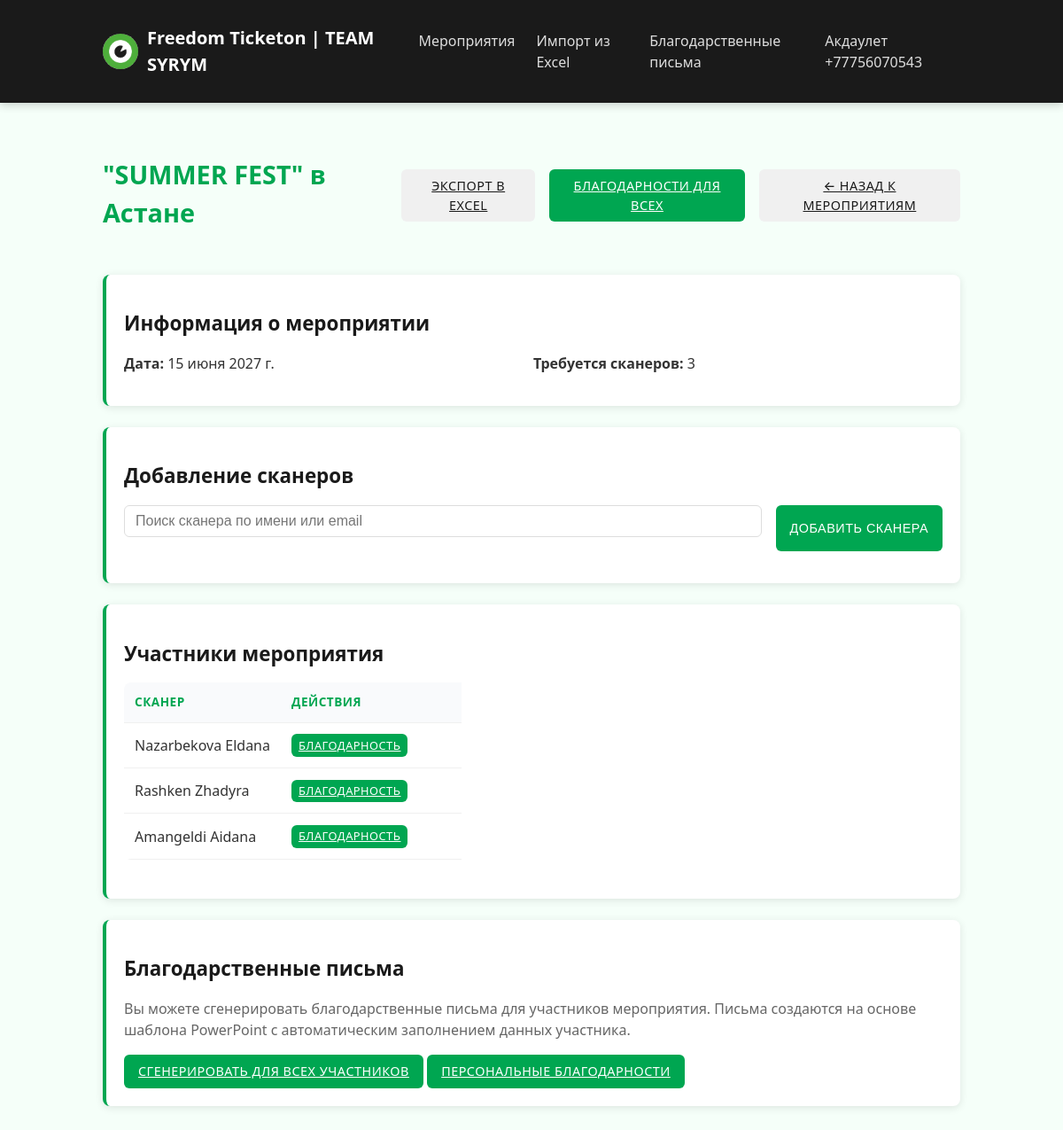
Page /events/254/edit/ (signed in) on the committed database.
### core/models.py (models this page shows, shortened)
class Event(models.Model):
    name = models.CharField(max_length=128)
    date = models.DateField()
    volunteers_required = models.PositiveIntegerField()
    leader = models.ForeignKey(User, on_delete=models.CASCADE)
    duration_hours = models.FloatField(null=True, blank=True, help_text="Длительность мероприятия в часах")

class EventParticipant(models.Model):
    event = models.ForeignKey(Event, on_delete=models.CASCADE, related_name='participants')
    volunteer = models.ForeignKey(Scanner, on_delete=models.CASCADE)
    is_late = models.BooleanField(default=False)
    late_minutes = models.PositiveIntegerField(null=True, blank=True)
    hours_awarded = models.FloatField(default=0)
    class Meta:
        unique_together = ('event', 'volunteer')

class Scanner(models.Model):
    first_name = models.CharField(max_length=64)
    last_name = models.CharField(max_length=64)
    email = models.EmailField(unique=True)

### core/views.py (the view, shortened to what this page needs)
# urls.py: path('events/<int:event_id>/edit/', event_edit, name='event_edit'),
@team_leader_required
def event_edit(request, event_id):
    event = Event.objects.get(id=event_id)
    all_scanners = Scanner.objects.all()
    participants = EventParticipant.objects.filter(event=event).select_related('volunteer')
    return render(request, 'core/event_edit.html', {
        'event': event,
        'all_scanners': all_scanners,
        'participants': participants,
        'is_creator': event.leader == request.user,
        'is_admin': request.user.is_staff
    })

### core/models.py (called while the page is built)
def is_team_leader(user):
    return user.groups.filter(name='Тимлидеры').exists()

### core/views.py (called while the page is built)
def is_team_leader_or_admin(user):
    return user.is_authenticated and (user.is_team_leader or user.is_staff)

### templates/core/event_edit.html (shortened to what this page needs)
{% extends 'base.html' %}
{% load custom_filters %}
{% block content %}
<div class="flex justify-between items-center mb-3">
    <h1>{{ event.name }}</h1>
    <div class="flex gap-2">
        <a href="{% url 'event_export' event.id %}" class="btn btn-secondary">Экспорт в Excel</a>
        <a href="{% url 'generate_all_certificates' event.id %}" class="btn btn-success">Благодарности для всех</a>
        <a href="{% url 'events' %}" class="btn btn-secondary">← Назад к мероприятиям</a>
    </div>
</div>
<div class="card mb-3">
    <h2>Информация о мероприятии</h2>
    <div class="flex mb-2">
        <div style="flex: 1;">
            <strong>Дата:</strong> {{ event.date }}
        </div>
        <div style="flex: 1;">
            <strong>Требуется сканеров:</strong> {{ event.volunteers_required }}
        </div>
    </div>
</div>
<div class="card mb-3">
    <h2 class="mb-2">Добавление сканеров</h2>
    <form id="add-volunteer-form" method="post" class="search-container mb-2">
        <div class="flex gap-2">
            <input id="volunteer-search" type="text" class="form-control" placeholder="Поиск сканера по имени или email" autocomplete="off" style="flex:1">
            <button name="add_volunteer" class="btn btn-primary" disabled id="add-volunteer-btn">Добавить сканера</button>
        </div>
    </form>
</div>
<div class="card mb-3">
    <h2 class="mb-2">Участники мероприятия</h2>
    {% if participants %}
    <form method="post">
        <table>
            <thead>
                <tr>
                    <th>Сканер</th>
                    <th style="width: 180px;">Действия</th>
                </tr>
            </thead>
            <tbody>
                {% for p in participants %}
                <tr>
                    <td>{{ p.volunteer.first_name }} {{ p.volunteer.last_name }}</td>
                    <td>
                        <a href="{% url 'generate_certificate' p.id %}" class="btn btn-success" style="font-size: 0.8rem; padding: 0.2rem 0.5rem;">Благодарность</a>
                    </td>
                </tr>
                {% endfor %}
            </tbody>
        </table>
    </form>
    {% else %}
    <p style="color: #666; text-align: center; padding: 1rem;">
        Пока нет добавленных сканеров
    </p>
    {% endif %}
</div>
<div class="card mt-3">
    <h2 class="mb-2">Благодарственные письма</h2>
    <p class="mb-2" style="color: #666;">
        Вы можете сгенерировать благодарственные письма для участников мероприятия.
        Письма создаются на основе шаблона PowerPoint с автоматическим заполнением данных участника.
    </p>
    <div>
        <a href="{% url 'generate_all_certificates' event.id %}" class="btn btn-success">Сгенерировать для всех участников</a>
        <a href="{% url 'scanner_certificates' %}" class="btn btn-primary">Персональные благодарности</a>
    </div>
</div>
{% endblock %}

### templates/base.html (shortened to what this page needs)
{% load static %}
<!DOCTYPE html>
<html lang="ru">
<head>
    <link rel="stylesheet" href="{% static 'css/main.css' %}">
</head>
<body>
    <nav class="navbar">
        <div class="container">
            <div class="navbar-top">
                <a href="{% url 'home' %}" class="navbar-brand">
                    <img src="{% static 'img/freedom_logo.jpg' %}" alt="Freedom Logo" class="logo">
                    <span class="brand-text">Freedom Ticketon | TEAM SYRYM</span>
                </a>
            </div>
            {% if user.is_authenticated %}
            <ul class="navbar-nav" id="mobileMenu">
                <li class="nav-item">
                    <a href="{% url 'events' %}" class="nav-link">Мероприятия</a>
                </li>
                <li class="nav-item">
                    <a href="{% url 'import_excel' %}" class="nav-link">Импорт из Excel</a>
                </li>
                <li class="nav-item">
                    <a href="{% url 'scanner_certificates' %}" class="nav-link">Благодарственные письма</a>
                </li>
                <li class="nav-item">
                    <span class="nav-link">{{ user.first_name }} {{ user.last_name }}</span>
                </li>
            </ul>
            {% endif %}
        </div>
    </nav>
    <div class="container mt-3">
        {% block content %}{% endblock %}
    </div>
</body>
</html>

### static/css/main.css (style rules this page uses)
:root { --primary-color: #00a651; --primary-hover: #008442; --accent-color: #4dc075; --light-color: #f5fff9; --dark-color: #1a1a1a; --gray-color: #f0f0f0; --text-color: #333; --danger-color: #d84040; --success-color: #00a651; }
body { font-family: "Segoe UI", -apple-system, BlinkMacSystemFont, Roboto, Oxygen, Ubuntu, sans-serif; background-color: var(--light-color); color: var(--text-color); line-height: 1.5; margin: 0; padding: 0; -webkit-font-smoothing: antialiased; -moz-osx-font-smoothing: grayscale; }
.container { width: 100%; max-width: 1000px; margin: 0 auto; padding: 1rem; box-sizing: border-box; }
.card { background: white; border-radius: 8px; box-shadow: 0 2px 10px rgba(0, 0, 0, 0.1); padding: 20px; margin-bottom: 20px; border-left: 4px solid var(--primary-color); overflow: hidden; }
h1, h2, h3 { color: var(--dark-color); font-weight: 600; word-wrap: break-word; }
h1 { font-size: 1.8rem; margin-bottom: 1.5rem; color: var(--primary-color); }
h2 { font-size: 1.4rem; margin-bottom: 1rem; color: var(--dark-color); }
.form-control { display: block; width: 100%; padding: 0.5rem 0.75rem; border: 1px solid #ddd; border-radius: 6px; margin-bottom: 1rem; font-size: 1rem; transition: all 0.2s ease; box-sizing: border-box; }
.btn { padding: 0.5rem 1rem; border-radius: 6px; border: none; cursor: pointer; font-weight: 500; transition: background-color 0.2s, transform 0.1s; text-transform: uppercase; letter-spacing: 0.5px; font-size: 0.9rem; display: inline-block; text-align: center; }
.btn-primary { background-color: var(--primary-color); color: white; }
.btn-secondary { background-color: var(--gray-color); color: var(--dark-color); }
.btn-success { background-color: var(--success-color); color: white; }
table { width: 100%; border-collapse: collapse; margin-bottom: 1.5rem; background-color: white; border-radius: 8px; overflow-x: auto; display: block; }
th, td { padding: 0.75rem; text-align: left; border-bottom: 1px solid var(--gray-color); }
th { font-weight: 600; background-color: #f9fafc; color: var(--primary-color); text-transform: uppercase; font-size: 0.85rem; letter-spacing: 0.5px; }
.search-container { position: relative; margin-bottom: 1rem; width: 100%; }
.mb-2 { margin-bottom: 1rem; }
.mb-3 { margin-bottom: 1.5rem; }
.mt-3 { margin-top: 1.5rem; }
.flex { display: flex; }
.items-center { align-items: center; }
.justify-between { justify-content: space-between; }
.gap-2 { gap: 1rem; }
.navbar { background-color: var(--dark-color); color: white; padding: 0.75rem 0; box-shadow: 0 2px 10px rgba(0,0,0,0.2); position: relative; }
.navbar .container { display: flex; justify-content: space-between; align-items: center; }
.navbar-brand { font-size: 1.25rem; font-weight: 600; color: white; text-decoration: none; display: flex; align-items: center; }
.navbar-nav { display: flex; list-style: none; margin: 0; padding: 0; }
.nav-item { margin-left: 1.5rem; }
.nav-link { color: rgba(255, 255, 255, 0.85); text-decoration: none; transition: color 0.2s; position: relative; padding: 0.5rem 0; }
.nav-link::after { content: ''; position: absolute; bottom: 0; left: 0; width: 0; height: 2px; background-color: var(--primary-color); transition: width 0.3s; }

### templates/base.html (style rules this page uses)
.logo { width: 40px; height: 40px; margin-right: 10px; border-radius: 50%; }
.navbar-brand { display: flex; align-items: center; }

### rows in the picture
Event: name "\"SUMMER FEST\" в Астане", date "15 июня 2027 г.", volunteers_required "3"
EventParticipant: volunteer.first_name "Nazarbekova", volunteer.last_name "Eldana"
EventParticipant: volunteer.first_name "Rashken", volunteer.last_name "Zhadyra"
EventParticipant: volunteer.first_name "Amangeldi", volunteer.last_name "Aidana"

### other values in the picture
{{ user.first_name }} "Акдаулет"
{{ user.last_name }} "+77756070543"
